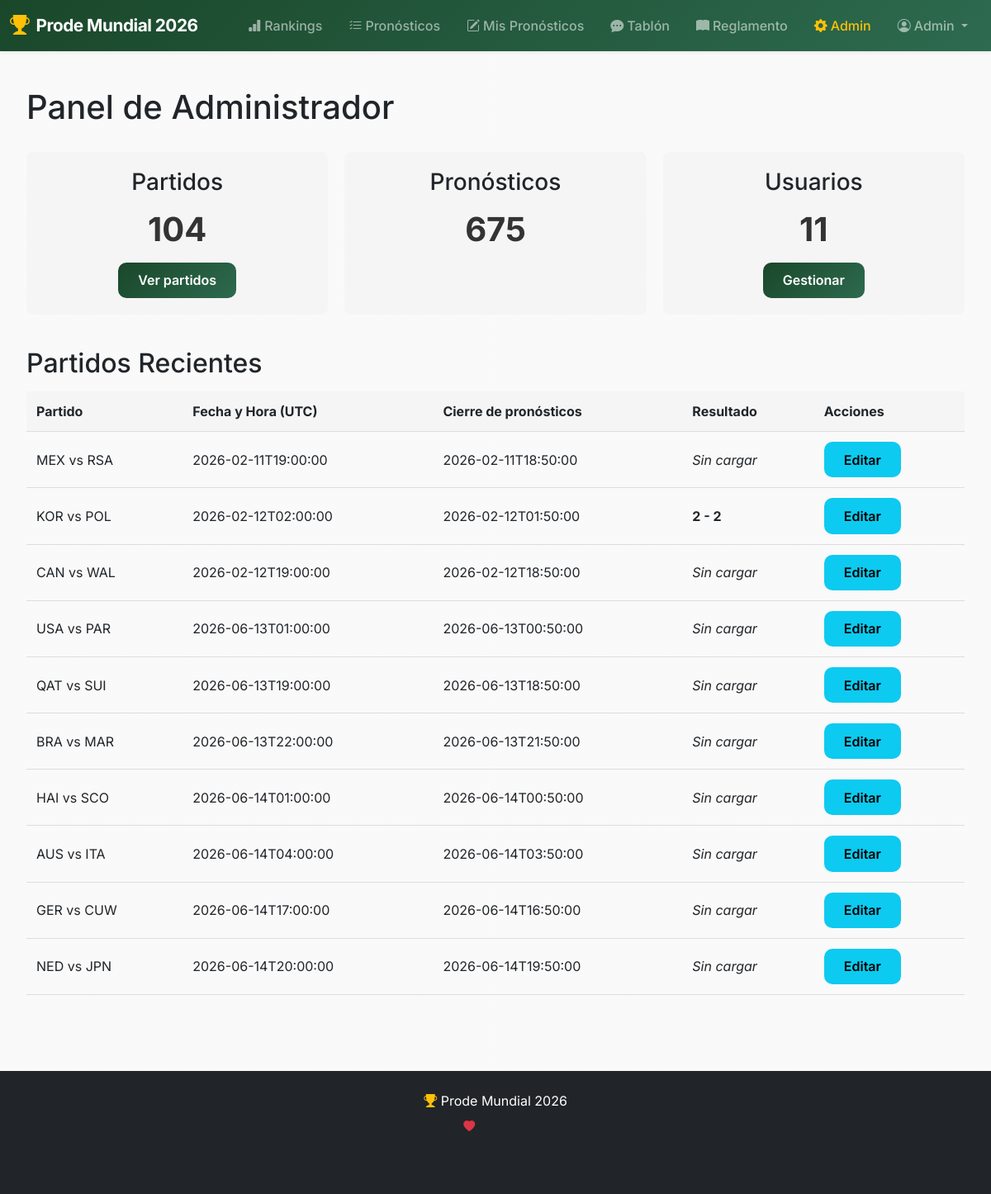
The page /admin/dashboard (signed in) on the database its author committed.
### models.py (models this page shows, shortened)
class User(db.Model, UserMixin):
    __tablename__ = "users"
    id = db.Column(db.Integer, primary_key=True)
    email = db.Column(db.String(120), unique=True, nullable=False)
    name = db.Column(db.String(80), nullable=False)
    password_hash = db.Column(db.String(256), nullable=True)
    is_admin = db.Column(db.Boolean, default=False)
    is_enabled = db.Column(db.Boolean, default=True)
    predictions = db.relationship('Prediction', backref='user', lazy=True)

class Match(db.Model):
    __tablename__ = "matches"
    id = db.Column(db.Integer, primary_key=True)
    home_team = db.Column(db.String(100), nullable=False)
    away_team = db.Column(db.String(100), nullable=False)
    kickoff_at = db.Column(db.DateTime(timezone=True), nullable=False)
    closes_at  = db.Column(db.DateTime(timezone=True), nullable=False)
    home_goals = db.Column(db.Integer, nullable=True)
    away_goals = db.Column(db.Integer, nullable=True)
    phase_id = db.Column(db.Integer, db.ForeignKey("phases.id"), nullable=False)
    __table_args__ = (
        db.UniqueConstraint(
            "home_team", "away_team", "kickoff_at",
            name="unique_match"
        ),
    )

### admin/routes.py (the view)
@admin_bp.route('/dashboard')
@login_required
@admin_required
def dashboard():
    matches_count = Match.query.count()
    predictions_count = Prediction.query.count()
    users_count = User.query.filter_by(is_admin=False).count()  # ← Solo usuarios NO admin
    recent_matches = Match.query.order_by(Match.kickoff_at.asc()).limit(10).all()
    return render_template('admin/dashboard.html',
                         matches_count=matches_count,
                         predictions_count=predictions_count,
                         users_count=users_count,
                         recent_matches=recent_matches)

### app.py (called while the page is built)
@login_manager.user_loader
def load_user(user_id):
    return User.query.get(int(user_id))

@app.context_processor
def inject_user():
    return {'current_user': current_user}

### templates/admin/dashboard.html (shortened to what this page needs)
{% extends "base.html" %}
{% block content %}
<div class="admin-container">
    <h1>Panel de Administrador</h1>
    <div class="stats-grid">
        <div class="stat-card">
            <h3>Partidos</h3>
            <p class="stat-number">{{ matches_count }}</p>
            <a href="{{ url_for('admin.list_matches') }}" class="btn btn-primary">Ver partidos</a>
        </div>
        <div class="stat-card">
            <h3>Pronósticos</h3>
            <p class="stat-number">{{ predictions_count }}</p>
        </div>
        <div class="stat-card">
            <h3>Usuarios</h3>
            <p class="stat-number">{{ users_count }}</p>
            <a href="{{ url_for('admin.manage_users') }}" class="btn btn-primary">Gestionar</a>
        </div>
    </div>
    <div class="recent-matches">
        <h2>Partidos Recientes</h2>
        {% if recent_matches %}
            <table class="matches-table">
                <thead>
                    <tr>
                        <th>Partido</th>
                        <th>Fecha y Hora (UTC)</th>
                        <th>Cierre de pronósticos</th>
                        <th>Resultado</th>
                        <th>Acciones</th>
                    </tr>
                </thead>
                <tbody>
                    {% for match in recent_matches %}
                    <tr>
                        <td>{{ match.home_team }} vs {{ match.away_team }}</td>
                        <td>{{ match.kickoff_at.isoformat() }}</td>
                        <td>{{ match.closes_at.isoformat() }}</td>
                        <td>
                            {% if match.home_goals is not none and match.away_goals is not none %}
                                <strong>{{ match.home_goals }} - {{ match.away_goals }}</strong>
                            {% else %}
                                <em>Sin cargar</em>
                            {% endif %}
                        </td>
                        <td>
                            <a href="{{ url_for('admin.edit_match', match_id=match.id) }}" class="btn btn-small btn-info">Editar</a>
                        </td>
                    </tr>
                    {% endfor %}
                </tbody>
            </table>
        {% else %}
            <p>No hay partidos cargados aún.</p>
        {% endif %}
    </div>
</div>
{% endblock %}

### templates/base.html (shortened to what this page needs)
<!DOCTYPE html>
<html lang="es">
<head>
    <link href="https://cdn.jsdelivr.net/npm/bootstrap@5.3.2/dist/css/bootstrap.min.css" rel="stylesheet">
    <link rel="stylesheet" href="https://cdn.jsdelivr.net/npm/bootstrap-icons@1.11.3/font/bootstrap-icons.min.css">
    <link rel="stylesheet" href="{{ url_for('static', filename='css/site.css') }}?v=7">
</head>
<body>
    <nav class="navbar navbar-expand-lg navbar-dark bg-dark sticky-top shadow-sm">
        <div class="container-fluid">
            <a class="navbar-brand fw-bold d-flex align-items-center" href="{{ url_for('main.index') }}">
                <i class="bi bi-trophy-fill text-warning me-2 fs-4"></i>
                <span>Prode Mundial 2026</span>
            </a>
            <div class="collapse navbar-collapse" id="navbarNav">
                <ul class="navbar-nav ms-auto">
                    <li class="nav-item">
                        <a class="nav-link" href="{{ url_for('main.rankings') }}">
                            <i class="bi bi-bar-chart-fill me-1"></i>Rankings
                        </a>
                    </li>
                    <li class="nav-item">
                        <a class="nav-link" href="{{ url_for('main.all_predictions') }}">
                            <i class="bi bi-list-check me-1"></i>Pronósticos
                        </a>
                    </li>
                    {% if current_user.is_authenticated %}
                        <li class="nav-item">
                            <a class="nav-link" href="{{ url_for('main.predictions') }}">
                                <i class="bi bi-pencil-square me-1"></i>Mis Pronósticos
                            </a>
                        </li>
                    {% endif %}
                    <li class="nav-item">
                        <a class="nav-link" href="{{ url_for('main.tablon') }}">
                            <i class="bi bi-chat-dots-fill me-1"></i>Tablón
                        </a>
                    </li>
                    <li class="nav-item">
                        <a class="nav-link" href="{{ url_for('main.reglamento') }}">
                            <i class="bi bi-book-fill me-1"></i>Reglamento
                        </a>
                    </li>
                    {% if current_user.is_authenticated %}
                        {% if current_user.is_admin %}
                            <li class="nav-item">
                                <a class="nav-link text-warning" href="{{ url_for('admin.dashboard') }}">
                                    <i class="bi bi-gear-fill me-1"></i>Admin
                                </a>
                            </li>
                        {% endif %}
                        <li class="nav-item dropdown">
                            <a class="nav-link dropdown-toggle" href="#" role="button" data-bs-toggle="dropdown">
                                <i class="bi bi-person-circle me-1"></i>{{ current_user.name }}
                            </a>
                        </li>
                    {% endif %}
                </ul>
            </div>
        </div>
    </nav>
    <div class="container my-4">
        {% block content %}{% endblock %}
    </div>
    <footer class="bg-dark text-white py-4 mt-5">
        <div class="container text-center">
            <p class="mb-2"><i class="bi bi-trophy-fill text-warning"></i> Prode Mundial 2026</p>
            <p class="text-muted small mb-0">Hecho con <i class="bi bi-heart-fill text-danger"></i> para el Observatorio</p>
        </div>
    </footer>
</body>
</html>

### static/css/site.css (style rules this page uses)
:root { --primary-color: #1a472a; --secondary-color: #ffd700; --accent-color: #e63946; --dark-color: #212529; --light-color: #f8f9fa; --gradient-primary: linear-gradient(135deg, #1a472a 0%, #2d6a4f 100%); --gradient-hero: linear-gradient(135deg, #667eea 0%, #764ba2 100%); --gradient-gold: linear-gradient(135deg, #ffd700 0%, #ffed4e 100%); }
* { box-sizing: border-box; }
body { margin: 0; font-family: 'Inter', -apple-system, BlinkMacSystemFont, "Segoe UI", Roboto, sans-serif; background: linear-gradient(rgba(245, 245, 245, 0.55), rgba(245, 245, 245, 0.55)), url('../images/backgrounds/foto2.jpg'); background-size: cover; background-position: center; background-attachment: fixed; background-repeat: no-repeat; color: #212529; min-height: 100vh; display: flex; flex-direction: column; }
.navbar-dark { background: linear-gradient(135deg, #1a472a 0%, #2d6a4f 100%) !important; }
.navbar-brand { font-size: 1.3rem; letter-spacing: -0.5px; }
.nav-link { font-weight: 500; transition: all 0.3s ease; border-radius: 6px; padding: 0.5rem 1rem !important; }
.container { flex: 1; max-width: 1200px; margin-bottom: 3rem; }
.btn { border-radius: 10px; font-weight: 600; padding: 0.6rem 1.5rem; transition: all 0.3s ease; border: none; }
.btn-primary { background: var(--gradient-primary); }
footer { margin-top: auto; background: #212529 !important; }
h1, h2, h3 { color: var(--text); }

### templates/admin/dashboard.html (style rules this page uses)
.admin-container { max-width: 1200px; margin: 0 auto; padding: 20px; }
.stats-grid { display: grid; grid-template-columns: repeat(auto-fit, minmax(200px, 1fr)); gap: 20px; margin: 30px 0; }
.stat-card { background: #f5f5f5; padding: 20px; border-radius: 8px; text-align: center; }
.stat-number { font-size: 2.5em; font-weight: bold; color: #333; margin: 10px 0; }
.recent-matches { margin-top: 40px; }
.matches-table { width: 100%; border-collapse: collapse; margin-top: 15px; }
.matches-table th, .matches-table td { padding: 12px; text-align: left; border-bottom: 1px solid #ddd; }
.matches-table th { background-color: #f5f5f5; font-weight: bold; }

### rows shown on the page
User: name "Admin"
Match: home_team "MEX", away_team "RSA", kickoff_at "2026-02-11T19:00:00", closes_at "2026-02-11T18:50:00", shows "Sin cargar"
Match: home_team "KOR", away_team "POL", kickoff_at "2026-02-12T02:00:00", closes_at "2026-02-12T01:50:00", home_goals "2", away_goals "2"
Match: home_team "CAN", away_team "WAL", kickoff_at "2026-02-12T19:00:00", closes_at "2026-02-12T18:50:00", shows "Sin cargar"
Match: home_team "USA", away_team "PAR", kickoff_at "2026-06-13T01:00:00", closes_at "2026-06-13T00:50:00", shows "Sin cargar"
Match: home_team "QAT", away_team "SUI", kickoff_at "2026-06-13T19:00:00", closes_at "2026-06-13T18:50:00", shows "Sin cargar"
Match: home_team "BRA", away_team "MAR", kickoff_at "2026-06-13T22:00:00", closes_at "2026-06-13T21:50:00", shows "Sin cargar"
Match: home_team "HAI", away_team "SCO", kickoff_at "2026-06-14T01:00:00", closes_at "2026-06-14T00:50:00", shows "Sin cargar"
Match: home_team "AUS", away_team "ITA", kickoff_at "2026-06-14T04:00:00", closes_at "2026-06-14T03:50:00", shows "Sin cargar"
Match: home_team "GER", away_team "CUW", kickoff_at "2026-06-14T17:00:00", closes_at "2026-06-14T16:50:00", shows "Sin cargar"
Match: home_team "NED", away_team "JPN", kickoff_at "2026-06-14T20:00:00", closes_at "2026-06-14T19:50:00", shows "Sin cargar"

### other values the page prints
{{ matches_count }} "104"
{{ predictions_count }} "675"
{{ users_count }} "11"
